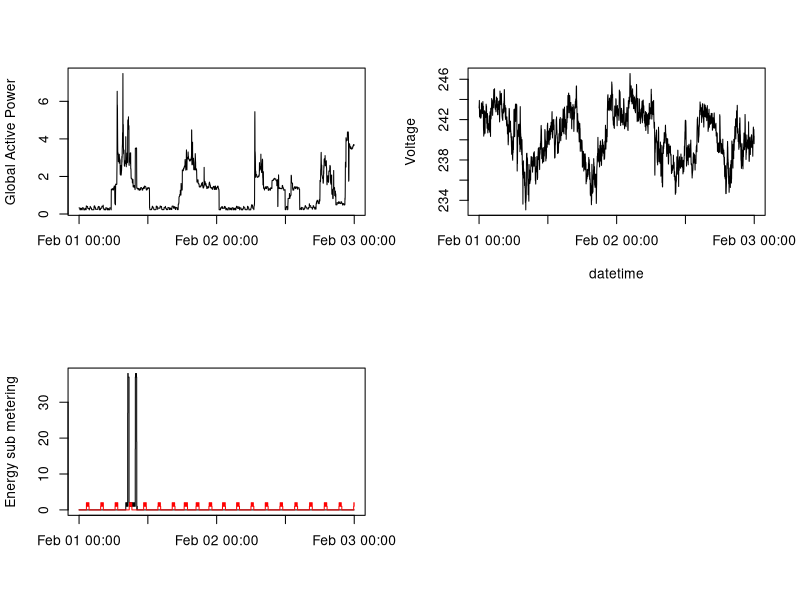

This figure's R source: (Note: this script raises an error after producing the figure.)
## Project for Exploratory Data Analysis

##  This file genenates plot4 for project 1
  
  
##  Step 1 - Load the data that has been filtered
## Note:  The filtering of data to Feb 1 and 2, 2007 in in plot1.R
    
  powerfeb <- read.csv ("febpower2.csv")  ## read Feb 1,2, 2007 data
  
## change text date & time and add new column to plot from
  
  newdatetime <- strptime(paste(powerfeb$Date,powerfeb$Time), format= "%d/%m/%Y %H:%M:%S")

  ## add this column to the data
  newpowerfeb <- cbind(powerfeb,newdatetime)
  
  ##  Plot the data and save the file

  
  png(filename = "plot4png.png")
  attach(newpowerfeb)
  par(mfrow = c(2,2))
    
  
  ## plot 1
  plot(newdatetime, Global_active_power,type = "l",ylab="Global Active Power",xlab= " " )
  
  ## plot 2
  plot(newdatetime, Voltage,type = "l",ylab="Voltage",xlab= "datetime")
  
  ## plot 3
  plot(newdatetime, Sub_metering_1,type = "s", ylab= "Energy sub metering", xlab = " ")
    with (subset(newpowerfeb, points(newdatetime, Sub_metering_2, type = "s", col= "red")))
    with (subset(newpowerfeb, points(newdatetime, Sub_metering_3, type = "s", col= "blue")))
    legend("topright", bty = "n",lty=c(1,1,1), cex=.7,  pt.cex = 1,col = c("black", "red", "blue"), legend = c("Sub_metering_1    ","Sub_metering_2   ","Sub_metering_3    "))
  ## plot 4 - filler for now 
  plot(newdatetime, Global_reactive_power,type = "l",ylab="Global_reactive_power",xlab= "datetime")
  
  ## 
  ##dev.copy(png, file = "plot4.png")  ## Copy  plot 4 to a PNG file
  dev.off()   ## close the PNG device.
  
  
